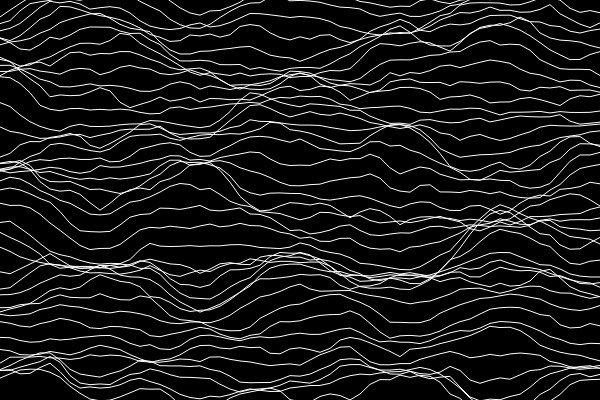
Frame 1 (no input)
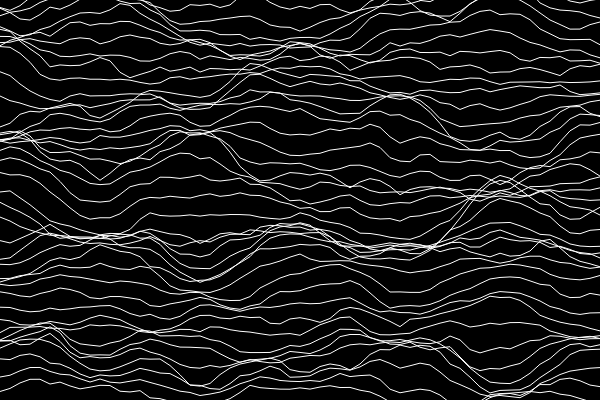
Frame 60 (no input)
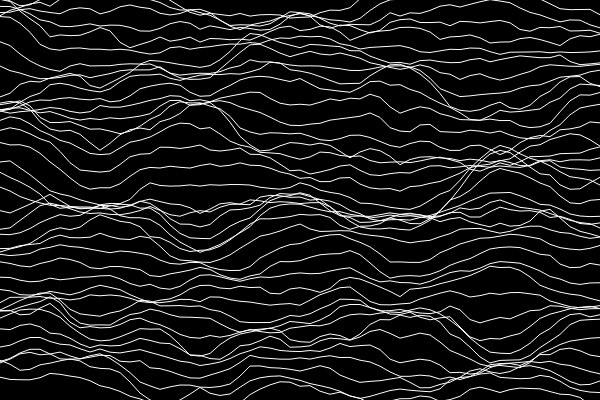
Frame 120 (the mouse pressed at the canvas centre since frame 60)

The p5.js sketch that drew these frames (run headless with seeded random() and noise() and a simulated clock; from frame 60 on, the mouse is pressed at the canvas centre):

// p5.js sketch
// ── sketch.js
let yoff = 0.0; // Starting offset for Perlin noise

function setup() {
  createCanvas(600, 400);
  noFill();
  stroke(255);
}

function draw() {
  background(0);
  yoff = yoff + 0.01; // Update y-offset for smooth animation

  for (let y = 0; y <= height; y += 10) {
    beginShape();
    let xoff = 0; // Reset x-offset for each line

    for (let x = 0; x <= width; x += 10) {
      // Generate Perlin noise for each point
      let n = noise(xoff, yoff + y * 0.02);
      let yNoise = map(n, 0, 1, -50, 50);

      vertex(x, y + yNoise); // Move point according to Perlin noise
      xoff += 0.1;
    }

    endShape();
  }
}
